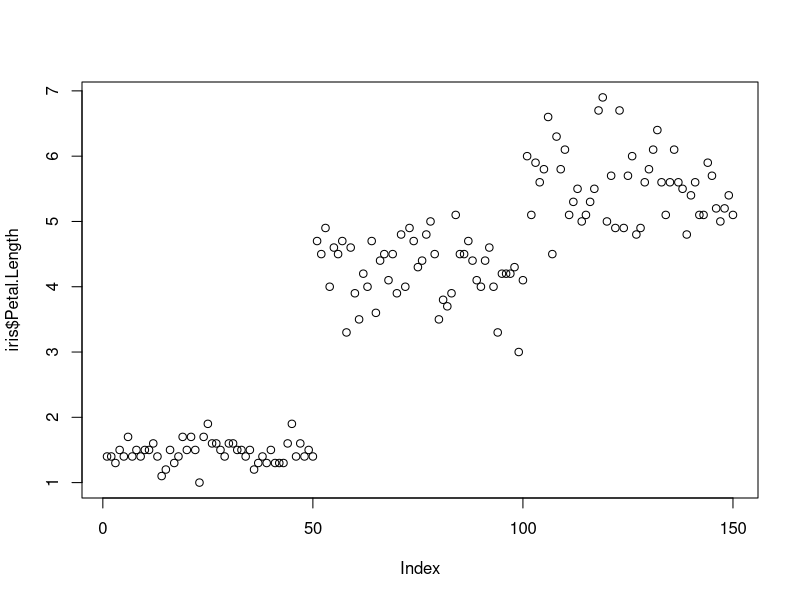
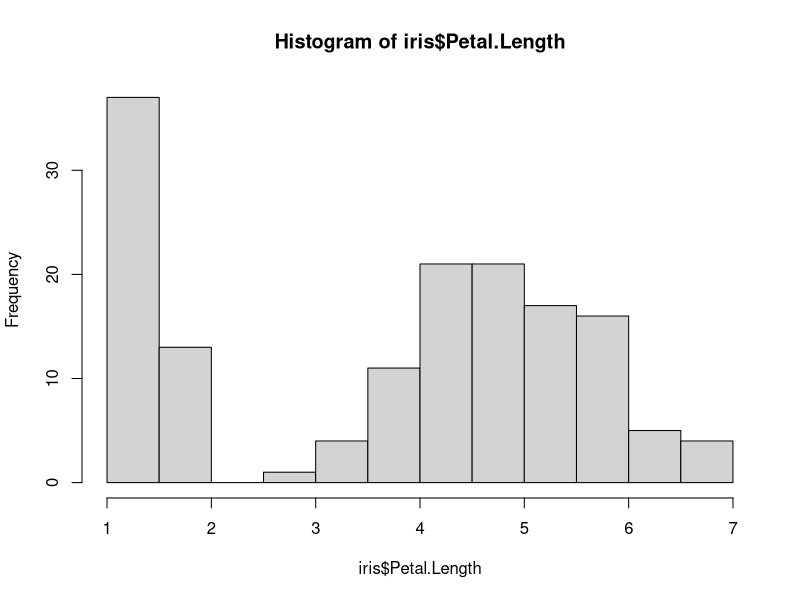
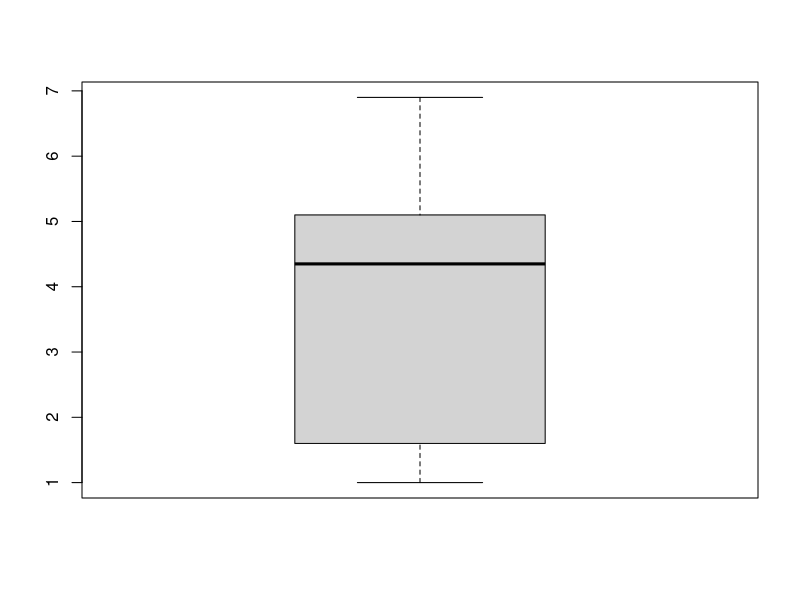
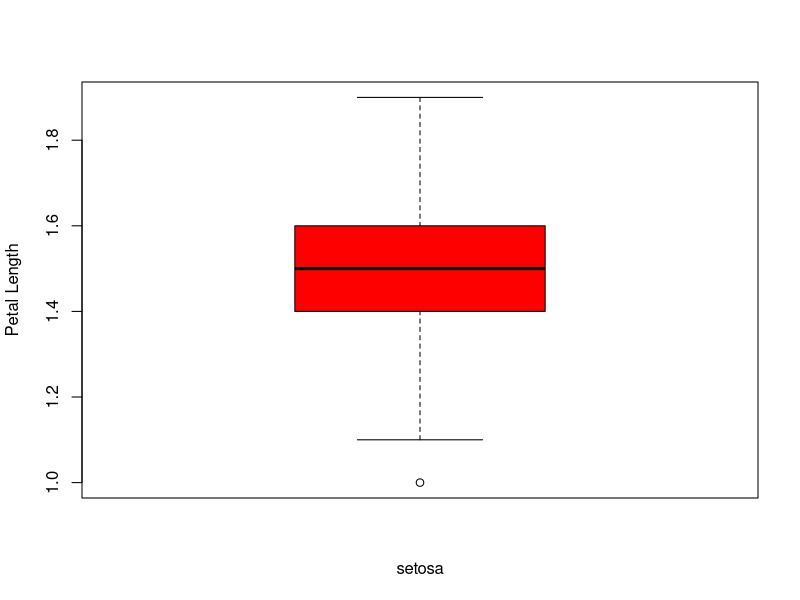
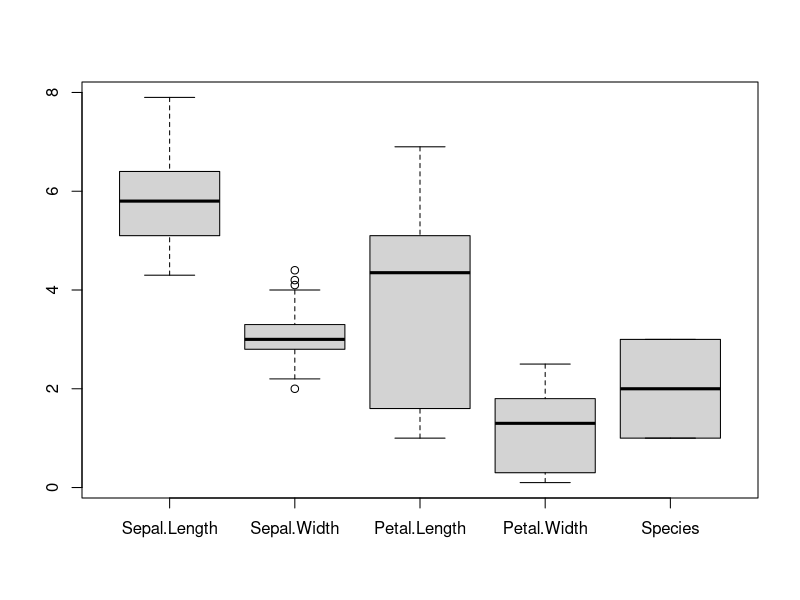
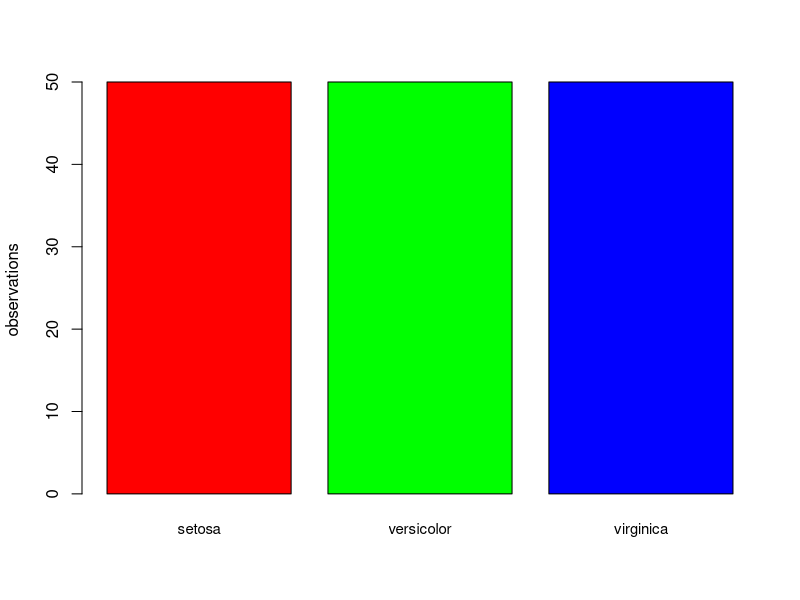
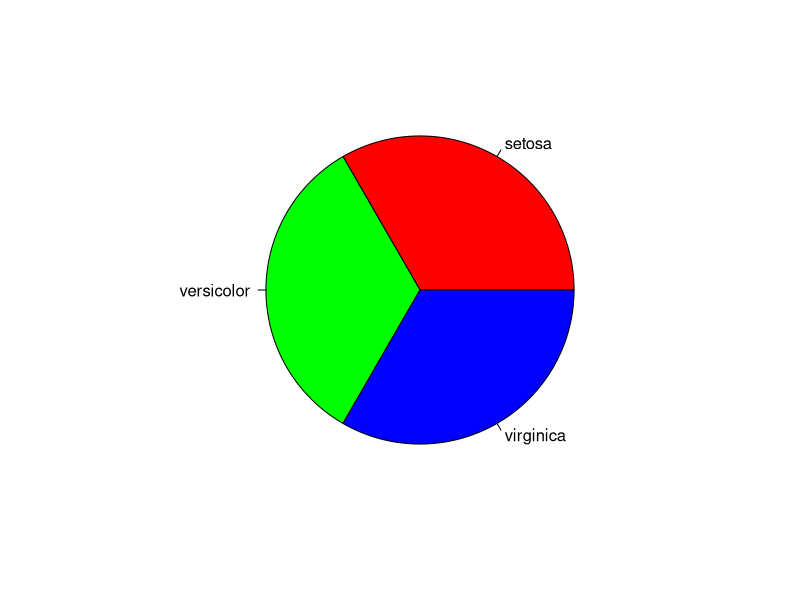
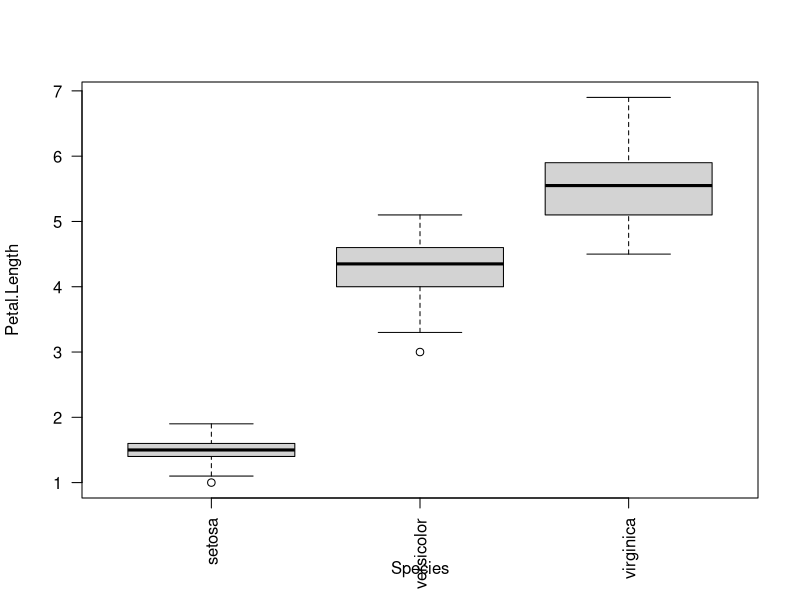

Here is the R script that generated these plots, in order:
## ---- chunk 1
str(iris)
head(iris)
## ---- chunk 2
summary(iris)
plot(iris$Petal.Length) # a plot at last. Simple, but many arguments: ?plot 
hist(iris$Petal.Length) # and a histogram
## ---- chunk 3
boxplot(iris$Petal.Length)
## ---- chunk 4
boxplot(iris$Petal.Length[iris$Species=="setosa"], xlab="setosa", ylab="Petal Length", col="red")
## ---- chunk 5
boxplot(iris) # What does the boxplot for Species mean?
## ---- chunk 6
class(iris$Species)
typeof(iris$Species)
ts=table(iris$Species)  # returns a contigency table ~> histogram for categorical data
barplot(ts, col=rainbow(3), ylab="observations", cex.names=0.9)
pie(ts,col=rainbow(3))
## ---- chunk 7
boxplot( Petal.Length ~ Species, data = iris, las=2) # what does las=2 do ?
## ---- chunk 8
# use help to determine how to add colors
cols=c("red","yellow","blue")
boxplot( Petal.Length ~ Species, data = iris, las=2,col=cols)
## ---- chunk 9
x=iris$Petal.Length
y=iris$Petal.Width
plot(x,y)                              # again: this can be customized
abline(v=mean(x),h=mean(y),col="red")  # add vertical/horizontal lines
cor(x,y)                               # a correlation coefficient: which one?
## ---- chunk 10
niris=iris[,-5]  # generate new data frame without species variable
str(niris)
## ---- chunk 11
cor(niris)   # correlation matrix. Which correlation coefficient?
pairs(niris) # provide a visualization, try also plot(iris)

# assign species-colors to each observation 
cols = iris$Species                        # understand how color is defined
pairs(niris, col=cols, lower.panel=NULL)   # "cols" was defined in task above
